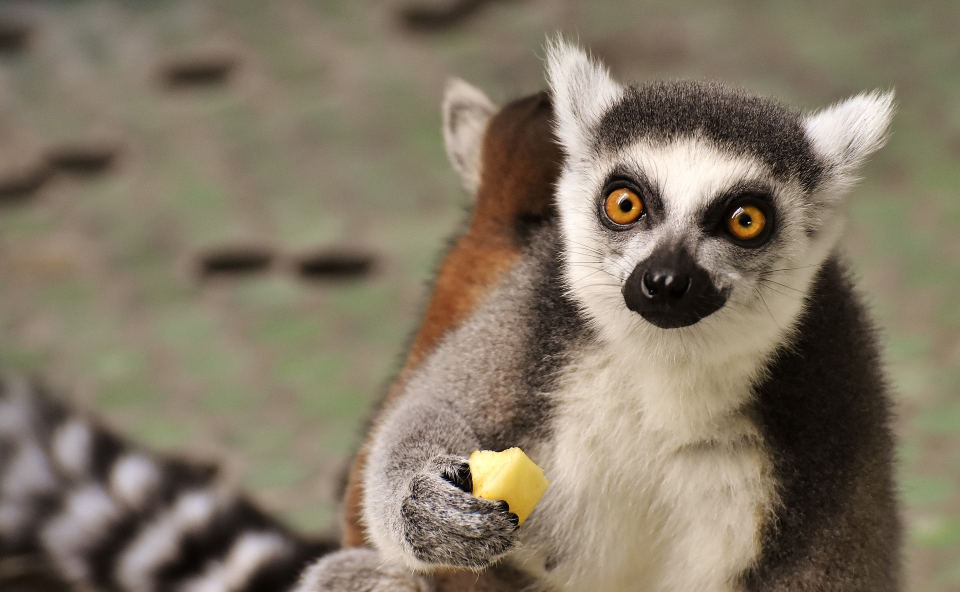
#> input picture Seminar 2/data/lemur.jpg, 1920 x 1184 px (shown at 1/2 size)
$ jupyter execute 'Seminar 2 Homework-Solutions.ipynb'   (shell and % lines are left out)
#> lines starting #> are read from the running program, lines starting #| are printed output that depends on the picture; after the words box and inside, x2 and y2 are one past the last pixel; in counts of white or black regions, pixels touching at a corner belong together
# AI Community @ Семинар  №2
## Домашнее задание: Решение

### Теория

__Задание 1.__
Доказать $(\pmb{AB})^{\top} = \pmb{B}^{\top}\pmb{A}^{\top}$.

__Решение:__
$$(\pmb{AB})^{\top} = \left(\begin{pmatrix}
a_{11} & \dots & a_{1m} \\
\vdots & \ddots & \vdots \\
a_{n1}& \dots & a_{nm}
\end{pmatrix} \times \begin{pmatrix}
b_{11} & \dots & b_{1m} \\
\vdots & \ddots & \vdots \\
b_{n1}& \dots & b_{nm} \end{pmatrix} \right)^\top =
\begin{pmatrix}
a_{11}b_{11}+\dots +a_{1m}b_{n1} & \dots & a_{11}b_{1m}+\dots +a_{1m}b_{nm} \\
\vdots & \ddots & \vdots \\
a_{n1}b_{11}+\dots +a_{nm}b_{n1} & \dots & a_{n1}b_{1m}+\dots +a_{nm}b_{nm}
\end{pmatrix}^\top = \begin{pmatrix}
a_{11}b_{11}+\dots +a_{1m}b_{n1} & \dots & a_{n1}b_{11}+\dots +a_{nm}b_{n1} \\
\vdots & \ddots & \vdots \\
a_{11}b_{1m}+\dots +a_{1m}b_{nm} & \dots & a_{n1}b_{1m}+\dots +a_{nm}b_{nm}
\end{pmatrix} (1)$$

$$ \pmb{B}^{\top}\pmb{A}^{\top} = \begin{pmatrix}
b_{11} & \dots & b_{1m} \\
\vdots & \ddots & \vdots \\
b_{n1}& \dots & b_{nm} \end{pmatrix}^\top \times \begin{pmatrix}
a_{11} & \dots & a_{1m} \\
\vdots & \ddots & \vdots \\
a_{n1}& \dots & a_{nm}
\end{pmatrix}^\top  = \begin{pmatrix}
b_{11} & \dots & b_{n1} \\
\vdots & \ddots & \vdots \\
b_{1m}& \dots & b_{nm} \end{pmatrix} \times \begin{pmatrix}
a_{11} & \dots & a_{n1} \\
\vdots & \ddots & \vdots \\
a_{1m}& \dots & a_{nm}
\end{pmatrix} = \begin{pmatrix}
a_{11}b_{11}+\dots +a_{1m}b_{n1} & \dots & a_{n1}b_{11}+\dots +a_{nm}b_{n1} \\
\vdots & \ddots & \vdots \\
a_{11}b_{1m}+\dots +a_{1m}b_{nm} & \dots & a_{n1}b_{1m}+\dots +a_{nm}b_{nm}
\end{pmatrix} (2) $$

Поскольку (1) = (2), $(\pmb{AB})^{\top} = \pmb{B}^{\top}\pmb{A}^{\top}$ .

__Что и требовалось доказать__ .

---

__Определение.__ Матрица $\pmb{M}$ называется ортогональной, если выполняется следующее тождество:
$$
\pmb{M M}^\top = \pmb{M}^\top \pmb{M} = \pmb{I}
$$
где $\pmb{I}$ - единичная матрица. Другими словами, для ортогональной матрицы верно:
$$
\pmb{M}^{-1} = \pmb{M}^\top
$$

__Задание 2.__
$\pmb{A}$ и $\pmb{B}$ ортогональны. Покажите равносильность всех следующих утверждений между собой:

1. $\pmb{AB} = \pmb{BA}$
2. $\pmb{A}^\top \pmb{B} = \pmb{BA}^\top$
3. $\pmb{AB}^\top = \pmb{B}^\top \pmb{A}$
4. $\pmb{A}^\top \pmb{B}^\top = \pmb{B}^\top \pmb{A}^\top$

Подсказка: утверждения равносильные, если от одного к другому можно перейти при помощи набора некоторых операций. Например, здесь можно перейти от первого ко второму, от второго к третьему, от третьего к четвертому и от четвертого к первому.

__Решение__:

$1 \Rightarrow 2$ : $AB=BA$; $B=A^TBA$;  $BA^T=A^TB$

$2 \Rightarrow 3$ : $A^TB=BA^T$; $(B^TA)^T=(AB^T)^T$; $((B^TA)^T)^T=((AB^T)^T)^T \Rightarrow AB^T=B^TA$

$3 \Rightarrow 4$ : $AB^T=B^TA$; $B^T=A^TB^TA$; $B^TA^T=A^TB^T$

$4 \Rightarrow 1$ : $A^TB^T=B^TA^T$; $(A^TB^T)^T=(B^TA^T)^T$; $BA=AB$

Все утверждения эквивалентны, __что и требовалось доказать__.

---
### Практика

[cell 1]
import numpy as np

__Задание 1.__

Дана следующая квадратная матрица:
$$\begin{pmatrix}
2 & -1 &  &  & 0 \\
-1 & 2 & -1 &  & \\
& \ddots & \ddots & \ddots & \\
& & -1 & 2 & -1\\
0& & & -1 & 2
\end{pmatrix}$$
На главной диагонали значения равны `2`, на диагоналях на 1 выше и на 1 ниже значения равны `-1`. __Все__ остальные значения равны `0`.
Необходимо создать такую матрицу с помощью `numpy` и без использования циклов.

[cell 2]
def tridiagonal_matrix(n):
    return 2 * np.eye(n) - np.eye(n, k=1) - np.eye(n, k=-1)

tridiagonal_matrix(4)

---

__Задание 2.__

Посчитать [матрицу Гильберта](https://ru.wikipedia.org/wiki/%D0%9C%D0%B0%D1%82%D1%80%D0%B8%D1%86%D0%B0_%D0%93%D0%B8%D0%BB%D1%8C%D0%B1%D0%B5%D1%80%D1%82%D0%B0) размера $n \times n$ без использования циклов.
Подсказка: можно использовать функцию `np.fromfunction`.

[cell 3]
# float
def hilbert(n):
    matrix = np.fromfunction(lambda i, j: 1 / (i + j + 1), (n, n))
    return matrix

hilbert(4)

[cell 4]
# Fraction
from fractions import Fraction

def hilbert(n):
    inv = np.vectorize(lambda x: Fraction(1, x))
    return inv(np.add.outer(np.arange(0, n),
                            np.arange(1, n+1)))
hilbert(4)

---

__Задание 3.__

Запишите и посчитайте с помощью numpy следующее выражение.
Для вычисления `sin` от матрицы можно использовать функцию `np.sin`. Она применится к матрице поэлементно.

$$
\sin{(
\begin{bmatrix}
3 & -6 \\
4 & -1 \\
-2 & 8
\end{bmatrix} -
\begin{bmatrix}
4 & 5 \\
-5 & 8 \\
3 & 1
\end{bmatrix})
}
\cdot
\begin{bmatrix}
7 & 3 & 6\\
5 & 8 & 4\\
\end{bmatrix}
\cdot
\begin{pmatrix}
3 \\
-2 \\
7
\end{pmatrix}
$$

Ожидаемый результат:

$$
\begin{pmatrix}
-20.964 \\
12.363 \\
72.397
\end{pmatrix}
$$

[cell 5]
a = np.array([[3, -6],
              [4, -1],
              [-2, 8]])
b = np.array([[4, 5],
              [-5, 8],
              [3, 1]])
c = np.array([[7, 3, 6],
              [5, 8, 4]])
d = np.array([[3, -2, 7]]).T

print((np.sin(a - b)).dot(c).dot(d))

---

__Задание 4.__

[cell 6]
from skimage.io import imread, imshow

`imread` загружает изображение из файла.
`imshow` показывает изображение под текущей ячейкой.
`%matplotlib inline` позволяет отображать картинки прямо в Jupyter. Без этой строки картинок вы не увидите!

[cell 7]
img = imread('data/lemur.jpg')
#> img is the input picture: shape (1184, 1920, 3); mean R, G, B 130.6, 119.3, 101.1

Нарисуйте черный квадрат на изображении `img` без использования циклов.

[cell 8]
from skimage import draw

dst = img.copy()

def make_rectangle(first, second):
    return [first[0], second[0], second[0], first[0]], [first[1], first[1], second[1], second[1]]

rr, cc = draw.polygon(*make_rectangle((0, 0), (400, 400)))
dst[rr, cc] = [0, 0, 0]
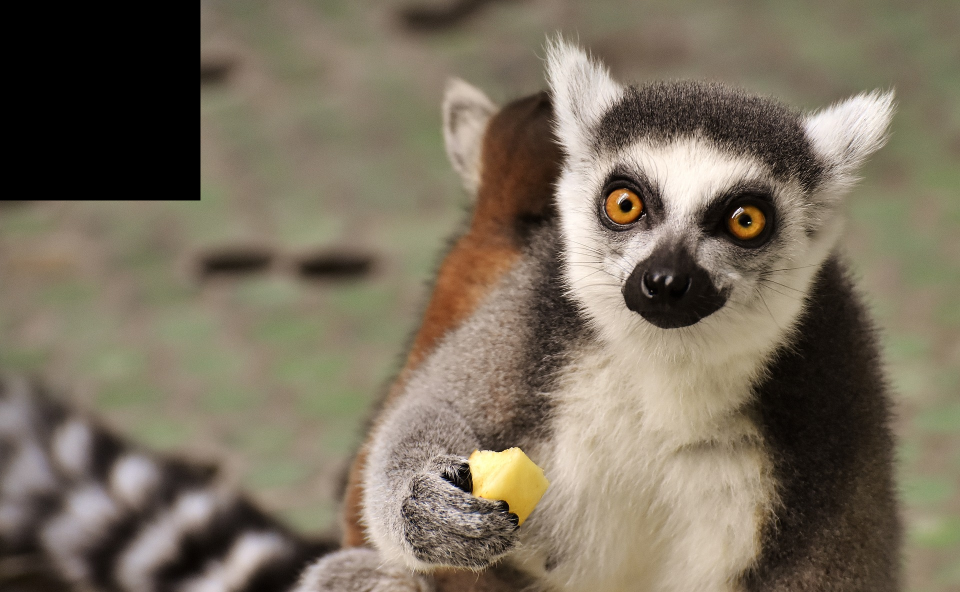
#> dst: shape (1184, 1920, 3) (shown at 1/2 size); 7.07% of pixels changed, all inside (x1, y1, x2, y2) = (0, 0, 401, 401)

imshow(dst)

---

__Задание 5*.__

Нарисуйте виньетку на изображении с лемуром (`img`), используя [функцию плотности двумерного нормального распредения](https://en.wikipedia.org/wiki/Gaussian_function#Two-dimensional_Gaussian_function). В других источниках эта функция называется гауссианой или ядром Гаусса.

Подсказки:
* Напишите функцию, которая вычисляет ядро Гаусса заданного размера `shape`:

```python
def gaussian(shape, mean_x, mean_y, sigma_x, sigma_y):
    '''
    @param: shape: 2d size of output kernel
    '''
    gauss_kernel = np.empty(shape)
    # ...
    pass

# gaussian(x, y, ...).shape == (n, m)
```

* Сгенерируйте ядро Гаусса с помощью указанной функции со средними значениями $mean_x=0$ и $mean_y=0$, затем нормируйте полученную матрицу, чтобы значения получились в диапазоне $[0, 1]$.
* Умножьте полученную матрицу на исходное изображение.
* Варьируйте значения $mean_x$ и $mean_y$ для получения наилучшего результата. Как сигмы можно взять следующие значения:
$\sigma_x$ = `img.shape[0] // 2`, $\sigma_y$ = `img.shape[1] // 2`.

Ожидаемый результат должен выглядеть следующим образом:

__Решение__:

[cell 9]
from skimage.io import imread, imshow_collection
from pylab import rcParams


def gaussian(shape, mean_x, mean_y, sigma_x, sigma_y):
    a = np.fromfunction(lambda y, x, k: -((x-mean_x) ** 2 / (2*sigma_x**2) + \
                                          (y-mean_y) ** 2 / (2*sigma_y**2)), shape)
    return np.exp(a)


img = imread('data/lemur.jpg')

a = gaussian(img.shape, 1400, 400, img.shape[0] // 2, img.shape[1] // 2)

copy = np.multiply(img, a).astype(np.uint8)
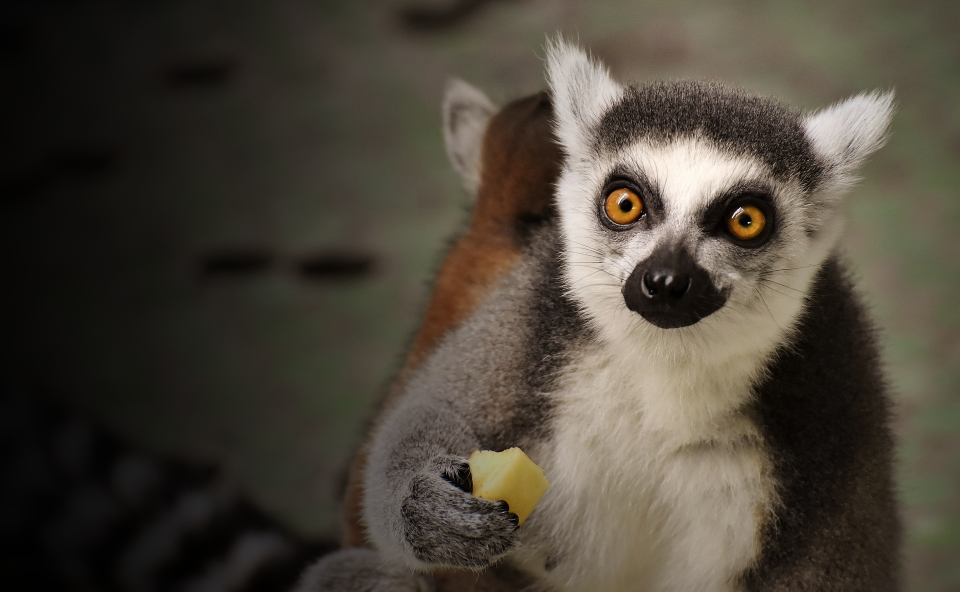
#> copy: shape (1184, 1920, 3) (shown at 1/2 size); mean R, G, B 75, 68, 57.4

rcParams['figure.figsize'] = (15, 15)
imshow_collection([img, copy])
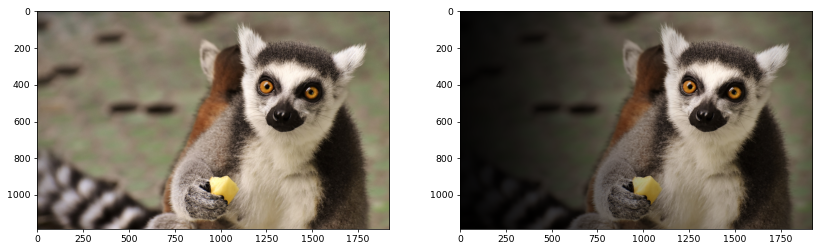
#> figure drawn by matplotlib, 2 panels
